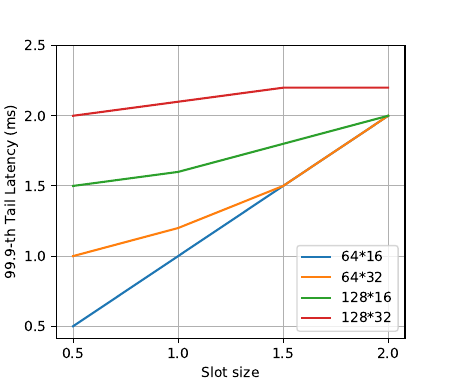

Generate this figure with Python:
import matplotlib
matplotlib.use('Agg')

import matplotlib.pyplot as plt
import numpy as np

data_file = open('fig_latency_tail_slot_size.txt', 'r')
lines = data_file.readlines()
labels = []
x_values = []
y_values = []

first_line = lines[0]
lines = lines[1:]
strs = first_line.split()
if strs[0] != 'Data':
    print("Invalid data!")
    exit(1)
for i in range(1, len(strs)):
    labels.append(strs[i].strip())
    y_values.append([])

for line in lines:
    values = line.split()
    x_values.append(float(values[0]))
    for i in range(len(labels)):
        y_values[i].append(float(values[i+1]))

fig, ax = plt.subplots(figsize=(4.5, 3.8))  # Create a figure containing a single axes.
for i in range(len(labels)):
    ax.plot(x_values, y_values[i], label=labels[i])  # Plot some data on the axes.
ax.set_xlabel('Slot size', fontsize=10)
ax.set_ylabel('99.9-th Tail Latency (ms)', fontsize=10)
ax.set_xlim([0.42, 2.08])
ax.set_xticks([0.5, 1, 1.5, 2])
ax.set_yticks([0.5, 1, 1.5, 2, 2.5])
ax.grid()
ax.legend(prop={'size': 10})

plt.xticks(fontsize=10)
plt.yticks(fontsize=10)

plt.savefig("fig_latency_tail_slot_size.pdf")